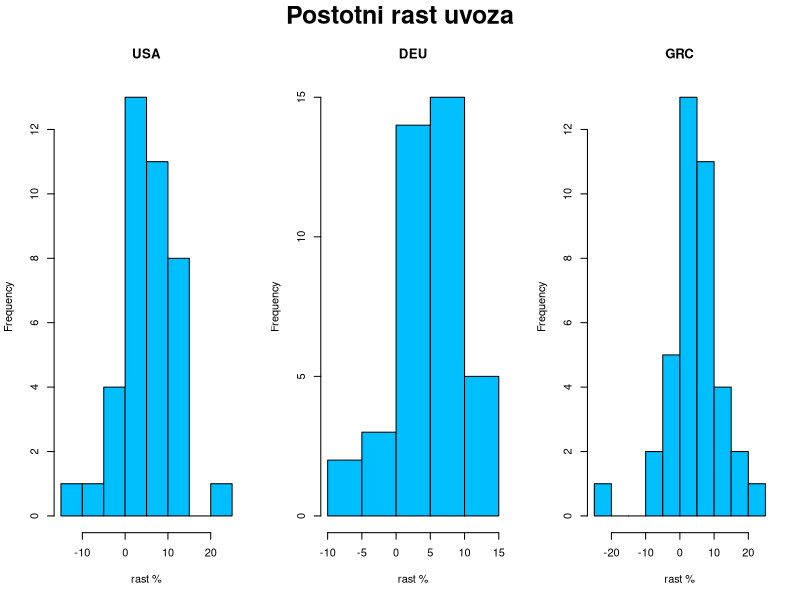
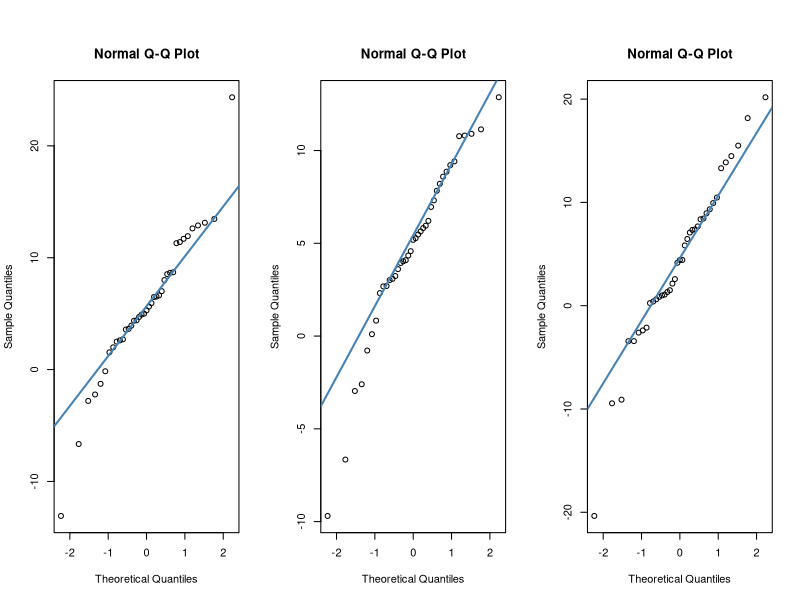
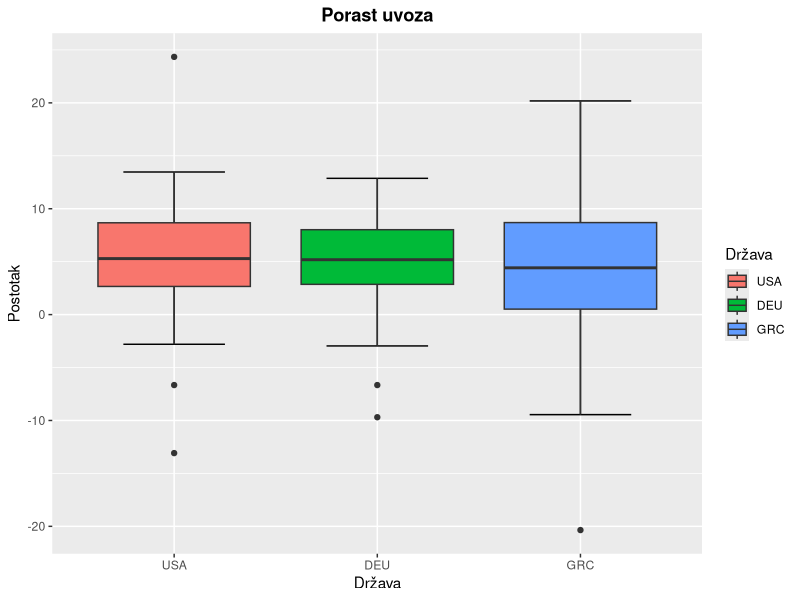
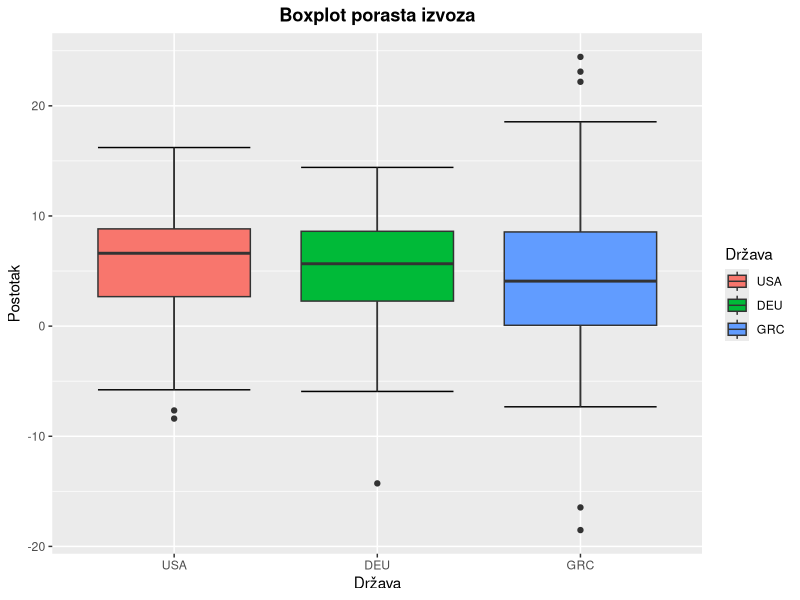
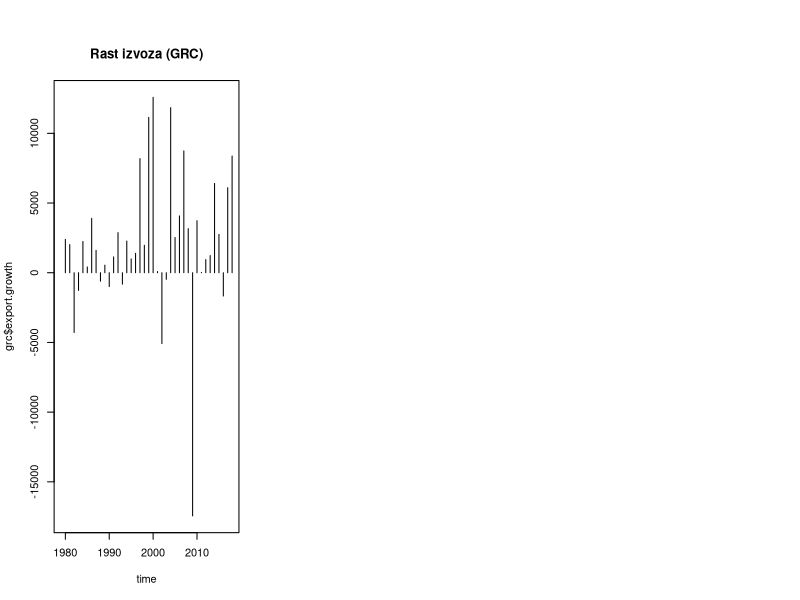
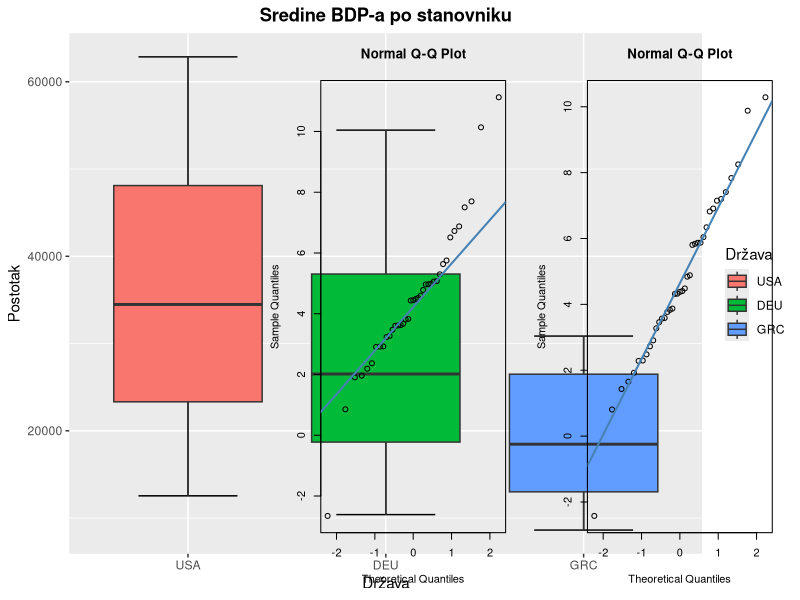
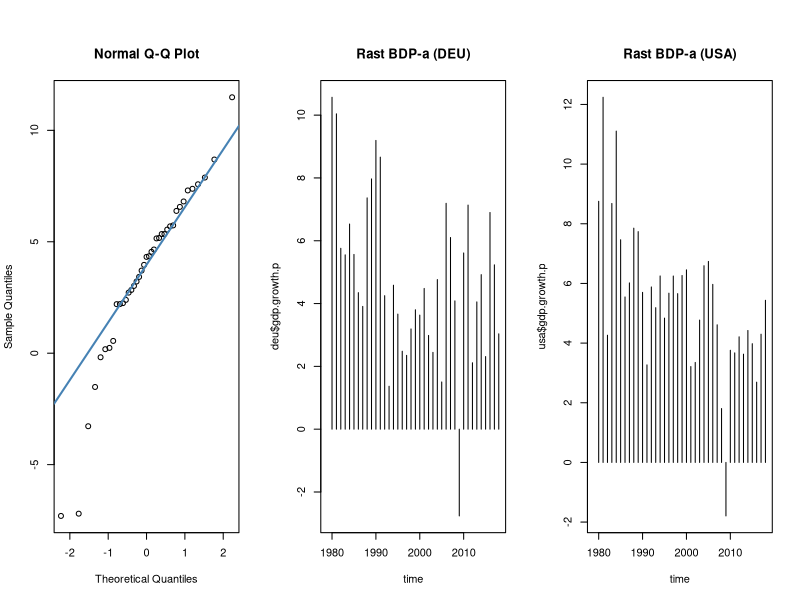
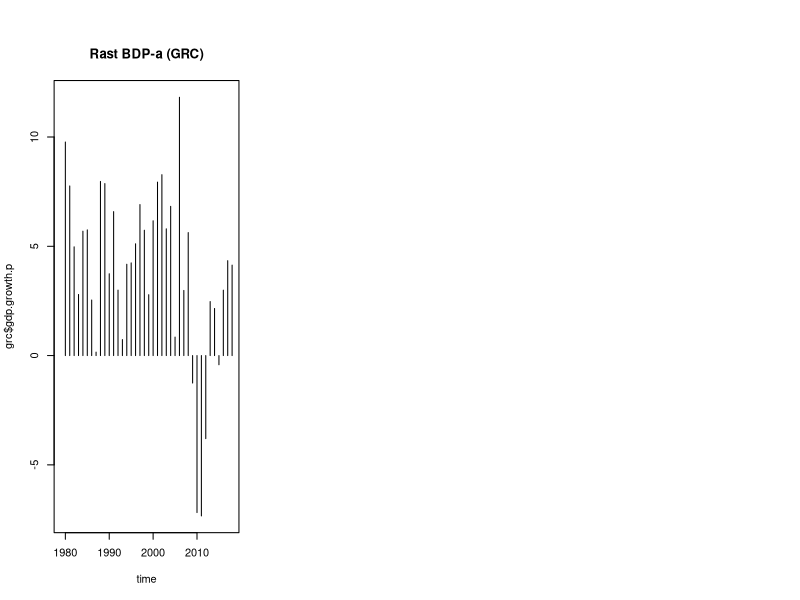

These charts were generated, in order, by the following R code:
## ---- chunk 1
library(knitr)
knitr::opts_chunk$set(echo = TRUE)

library(tidyverse)
Sys.setlocale(locale = "hr_HR.utf8")
## ---- chunk 2
export.data = read.csv("Export_data.csv", fileEncoding="UTF-8-BOM")
# head(export.data)

import.data = read.csv("Import_data.csv", fileEncoding="UTF-8-BOM")
# head(import.data)

gdp.data = read.csv("GDP_data.csv", fileEncoding="UTF-8-BOM")
# head(gdp.data)

gdp.pc.data = read.csv("GDPpercapita_data.csv", fileEncoding="UTF-8-BOM")
# head(gdp.pc.data)
## ---- chunk 3
export.loc.cnt = export.data %>% group_by(LOCATION) %>%
    summarise(exp_n = n(), exp_est = sum(Flag.Codes == 'E')) %>%
    arrange(desc(exp_n), exp_est)
import.loc.cnt = import.data %>% group_by(LOCATION) %>%
    summarise(imp_n = n(), imp_est = sum(Flag.Codes == 'E')) %>%
    arrange(desc(imp_n), imp_est)
gdp.loc.cnt = gdp.data %>% group_by(LOCATION) %>%
    summarise(gdp_n = n(), gdp_est = sum(Flag.Codes == 'E')) %>%
    arrange(desc(gdp_n), gdp_est)
gdp.pc.loc.cnt = gdp.pc.data %>% group_by(LOCATION) %>%
    summarise(gdp_pc_n = n(), gdp_pc_est = sum(Flag.Codes == 'E')) %>%
    arrange(desc(gdp_pc_n), gdp_pc_est)
loc.cnt = merge(merge(export.loc.cnt, import.loc.cnt), merge(gdp.loc.cnt, gdp.pc.loc.cnt))
knitr::kable(
  head(arrange(loc.cnt,
               desc(loc.cnt[,2]), desc(loc.cnt[,4]), desc(loc.cnt[,6]), desc(loc.cnt[,8]),
               loc.cnt[,3], loc.cnt[,5], loc.cnt[,7], loc.cnt[,9]), 20),
  caption = "Broj podataka za pojedinu državu"
)
## ---- chunk 4
remove(export.loc.cnt, import.loc.cnt, gdp.loc.cnt, gdp.pc.loc.cnt, loc.cnt)
## ---- chunk 5
time = 1979:2018
usa = data.frame(year = 1979:2018,
                 export.mln_usd = export.data$Value[export.data$LOCATION == "USA"],
                 import.mln_usd = import.data$Value[import.data$LOCATION == "USA"],
                 gdp.mln_usd = gdp.data$Value[gdp.data$LOCATION == "USA"],
                 gdp.pc.usd_cap = gdp.pc.data$Value[gdp.pc.data$LOCATION == "USA"])
usa$net.trade = usa$export.mln_usd - usa$import.mln_usd
deu = data.frame(year = 1979:2019,
                 export.mln_usd = export.data$Value[export.data$LOCATION == "DEU"],
                 import.mln_usd = import.data$Value[import.data$LOCATION == "DEU"],
                 gdp.mln_usd = gdp.data$Value[gdp.data$LOCATION == "DEU"],
                 gdp.pc.usd_cap = gdp.pc.data$Value[gdp.pc.data$LOCATION == "DEU"])
deu$net.trade = deu$export.mln_usd - deu$import.mln_usd
grc = data.frame(year = 1979:2019,
                 export.mln_usd = export.data$Value[export.data$LOCATION == "GRC"],
                 import.mln_usd = import.data$Value[import.data$LOCATION == "GRC"],
                 gdp.mln_usd = gdp.data$Value[gdp.data$LOCATION == "GRC"],
                 gdp.pc.usd_cap = gdp.pc.data$Value[gdp.pc.data$LOCATION == "GRC"])
grc$net.trade = grc$export.mln_usd - grc$import.mln_usd
## ---- chunk 6
usa = usa %>% mutate(import.mln_usd,
                     import.growth = import.mln_usd - lag(import.mln_usd),
                     import.growth.p = import.growth / lag(import.mln_usd) * 100)
usa = usa %>% mutate(export.mln_usd, 
                     export.growth = export.mln_usd - lag(export.mln_usd),
                     export.growth.p = export.growth / lag(export.mln_usd) * 100)
usa = usa %>% mutate(gdp.mln_usd,
                     gdp.growth = gdp.mln_usd - lag(gdp.mln_usd),
                     gdp.growth.p = gdp.growth / lag(gdp.mln_usd) * 100)
usa = usa %>% mutate(gdp.pc.usd_cap,
                     gdp.pc.growth = gdp.pc.usd_cap - lag(gdp.pc.usd_cap),
                     gdp.pc.growth.p = gdp.pc.growth / lag(gdp.pc.usd_cap) * 100)
## ---- chunk 7
deu = deu %>% mutate(import.mln_usd, 
                     import.growth = import.mln_usd - lag(import.mln_usd),
                     import.growth.p = import.growth / lag(import.mln_usd) * 100)
grc = grc %>% mutate(import.mln_usd,
                     import.growth = import.mln_usd - lag(import.mln_usd),
                     import.growth.p = import.growth / lag(import.mln_usd) * 100)
deu = deu %>% mutate(export.mln_usd,
                     export.growth = export.mln_usd - lag(export.mln_usd),
                     export.growth.p = export.growth / lag(export.mln_usd) * 100)
grc = grc %>% mutate(export.mln_usd,
                     export.growth = export.mln_usd - lag(export.mln_usd),
                     export.growth.p = export.growth / lag(export.mln_usd) * 100)
deu = deu %>% mutate(gdp.mln_usd,
                     gdp.growth = gdp.mln_usd - lag(gdp.mln_usd),
                     gdp.growth.p = gdp.growth / lag(gdp.mln_usd) * 100)
grc = grc %>% mutate(gdp.mln_usd,
                     gdp.growth = gdp.mln_usd - lag(gdp.mln_usd),
                     gdp.growth.p = gdp.growth / lag(gdp.mln_usd) * 100)
deu = deu %>% mutate(gdp.pc.usd_cap,
                     gdp.pc.growth = gdp.pc.usd_cap - lag(gdp.pc.usd_cap),
                     gdp.pc.growth.p = gdp.pc.growth / lag(gdp.pc.usd_cap) * 100)
grc = grc %>% mutate(gdp.pc.usd_cap,
                     gdp.pc.growth = gdp.pc.usd_cap - lag(gdp.pc.usd_cap),
                     gdp.pc.growth.p = gdp.pc.growth / lag(gdp.pc.usd_cap) * 100)
# brisemo zadnju opservaciju za deu i grc jer usa nema podatke za 2019.g.
deu = deu[-nrow(deu),]
grc = grc[-nrow(grc),]
## ---- chunk 8
data.all = bind_rows(lapply(c("USA", "DEU", "GRC"), function (x) {
  data.frame(country=x, get(tolower(x)))
}))
data.all$country = factor(data.all$country, levels = c("USA", "DEU", "GRC"))
## ---- chunk 9
summary(usa)
summary(deu)
summary(grc)
## ---- chunk 10
par(mfrow = c(1, 3), oma = c(0, 0, 2, 0))
hist(usa$import.growth.p, main="USA", xlab="rast %", col="deepskyblue")
hist(deu$import.growth.p, main="DEU", xlab="rast %", col="deepskyblue")
hist(grc$import.growth.p, main="GRC", xlab="rast %", col="deepskyblue")
mtext("Postotni rast uvoza", outer = T, cex = 1.5, font = 2)
## ---- chunk 11
qqnorm(usa$import.growth.p)
qqline(usa$import.growth.p, col = "steelblue", lwd = 2)

qqnorm(deu$import.growth.p)
qqline(deu$import.growth.p, col = "steelblue", lwd = 2)

qqnorm(grc$import.growth.p)
qqline(grc$import.growth.p, col = "steelblue", lwd = 2)
## ---- chunk 12
ggplot(na.omit(data.all), aes(x=country, y=import.growth.p)) +
  stat_boxplot(geom = "errorbar", width = 0.5) +
  geom_boxplot(aes(fill=country)) +
  labs(title = "Porast uvoza", x="Država", y="Postotak", fill="Država") +
  theme(plot.title = element_text(hjust = 0.5, face = "bold"))
## ---- chunk 13
ggplot(na.omit(data.all), aes(x=country, y=export.growth.p)) +
  stat_boxplot(geom = "errorbar", na.rm = T) +
  geom_boxplot(aes(fill=country), na.rm = T) +
  labs(title = "Boxplot porasta izvoza", x="Država", y="Postotak", fill="Država") +
  theme(plot.title = element_text(hjust = 0.5, face = "bold"))
## ---- chunk 14
plot(time, grc$export.growth, type = "h", main = "Rast izvoza (GRC)")
## ---- chunk 15
ggplot(na.omit(data.all), aes(x=country, y=gdp.pc.usd_cap)) +
  stat_boxplot(geom = "errorbar", width = 0.5) +
  geom_boxplot(aes(fill=country)) +
  labs(title = "Sredine BDP-a po stanovniku", x="Država", y="Postotak", fill="Država") +
  theme(plot.title = element_text(hjust = 0.5, face = "bold"))

## ---- chunk 16
qqnorm(usa$gdp.pc.growth.p)
qqline(usa$gdp.pc.growth.p, col = "steelblue", lwd = 2)

qqnorm(deu$gdp.pc.growth.p)
qqline(deu$gdp.pc.growth.p, col = "steelblue", lwd = 2)

qqnorm(grc$gdp.pc.growth.p)
qqline(grc$gdp.pc.growth.p, col = "steelblue", lwd = 2)
## ---- chunk 17
plot(time, deu$gdp.growth.p, type = "h", main = "Rast BDP-a (DEU)")
plot(time, usa$gdp.growth.p, type="h", main = "Rast BDP-a (USA)")
plot(time, grc$gdp.growth.p, type="h", main = "Rast BDP-a (GRC)")

## ---- chunk 18
library(reshape2)
exp.imp = melt(data.all, id.vars = "country", measure.vars = c("export.growth.p", "import.growth.p"), na.rm = T)
ggplot(exp.imp, aes(x = country, y = value, fill = variable)) +
  stat_boxplot(geom = "errorbar", width = 0.5, position = position_dodge(0.75)) +
  geom_boxplot() +
  labs(title = "Export/Import", y="Postotak") +
  theme(plot.title = element_text(hjust = 0.5, face = "bold"))
## ---- chunk 19
var.test(usa$export.growth.p, usa$import.growth.p, alternative = "two.sided",
         na.action = na.omit)
## ---- chunk 20
t.test(usa$export.growth.p, usa$import.growth.p, alternative = "greater", var.equal = TRUE,
       na.action = na.omit)
## ---- chunk 21
gdp.gdppc = melt(data.all, id.vars = "country",
               measure.vars = c("gdp.growth.p", "gdp.pc.growth.p"), na.rm = T)
ggplot(gdp.gdppc, aes(x = country, y = value, fill = variable)) +
  stat_boxplot(geom = "errorbar", width = 0.5, position = position_dodge(0.75)) +
  geom_boxplot() +
  labs(title = "BDP/BDP po stanovniku", y="Postotak") +
  theme(plot.title = element_text(hjust = 0.5, face = "bold"), legend.position = "top")
## ---- chunk 22
var.test(usa$gdp.growth.p, usa$gdp.pc.growth.p, alternative = "two.sided", na.action = na.omit)
## ---- chunk 23
t.test(usa$gdp.growth.p, usa$gdp.pc.growth.p, alternative = "greater", var.equal = TRUE,
       na.action = na.omit)
## ---- chunk 24
ggplot(na.omit(data.all), aes(x=country, y=gdp.pc.growth.p)) +
  stat_boxplot(geom = "errorbar", width = 0.5) +
  geom_boxplot(aes(fill=country)) +
  labs(title = "Rast BDP-a po stanovniku", x="Država", y="Postotak", fill="Država") +
  theme(plot.title = element_text(hjust = 0.5, face = "bold"))
## ---- chunk 25
bartlett.test(gdp.pc.growth.p ~ country, data.all)
## ---- chunk 26
kruskal.test(gdp.pc.growth.p ~ country, data.all)
